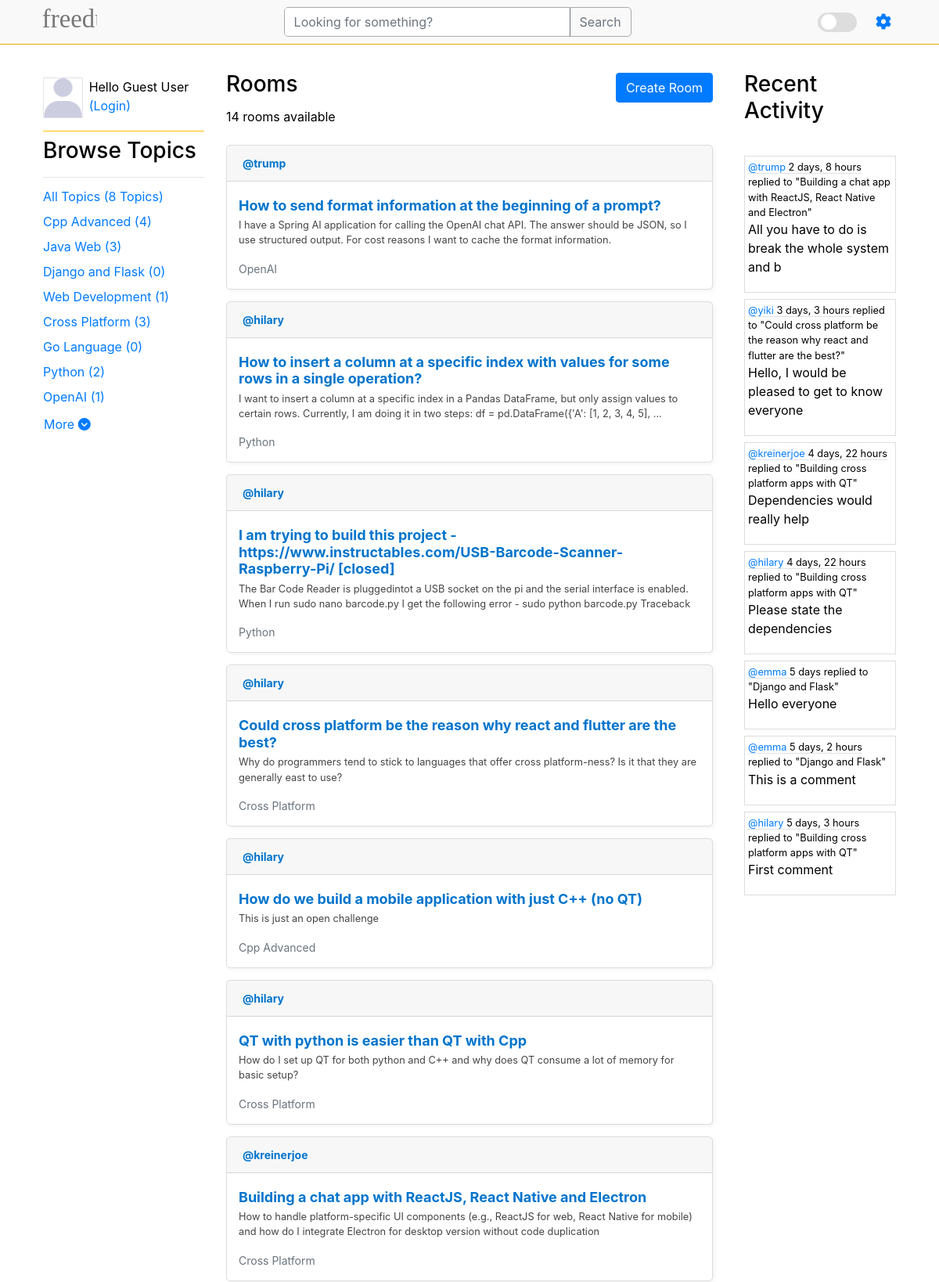
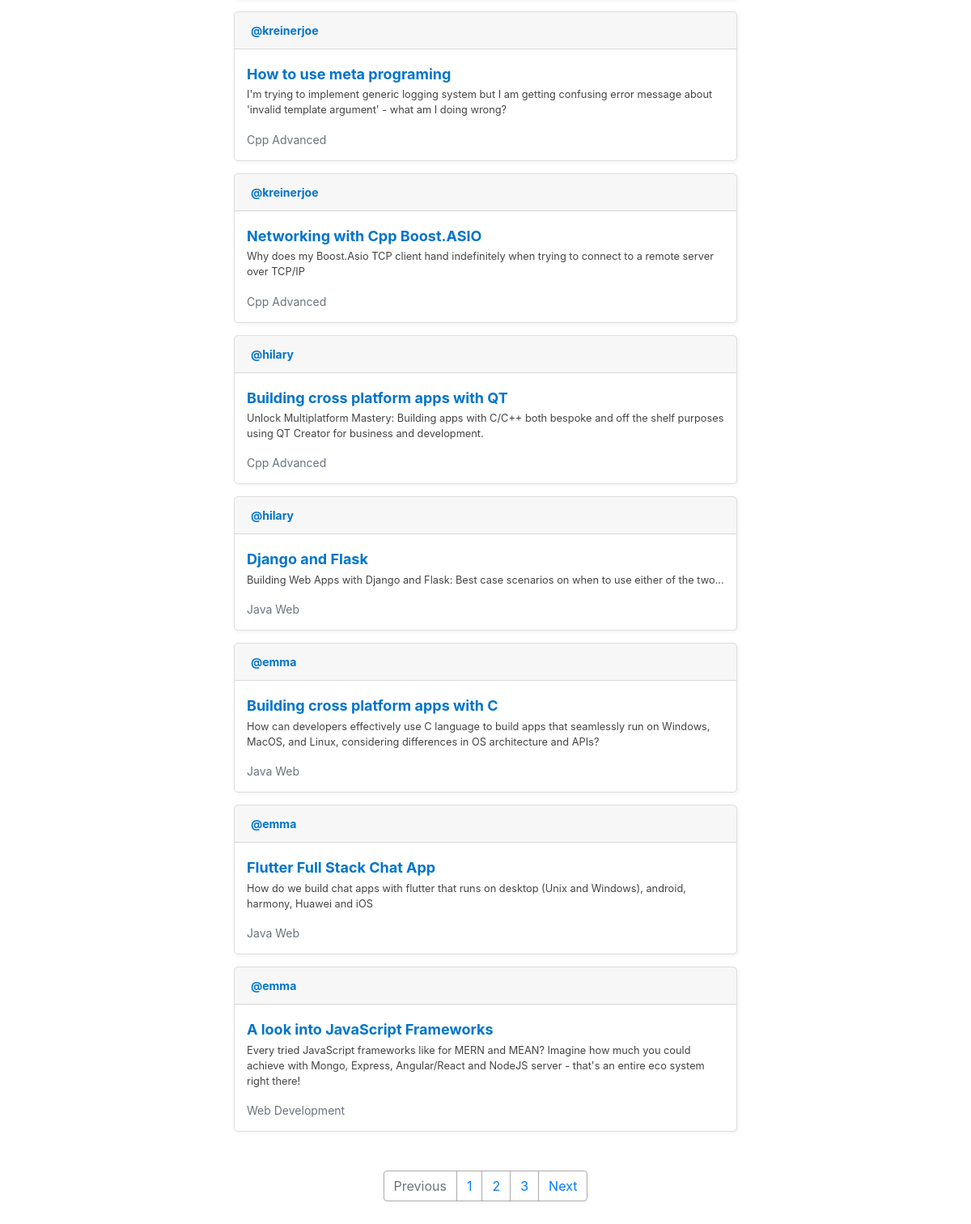
The page / on the database its author committed (2 pictures, top to bottom).
### base/models.py (models this page shows, shortened)
class Topic(models.Model):
    name = models.CharField(max_length=200)

class Room(models.Model):
    host = models.ForeignKey(User, on_delete=models.SET_NULL, null=True)
    topic = models.ForeignKey(Topic, on_delete=models.SET_NULL, null=True)
    name = models.CharField(max_length=200)
    description = models.TextField(null=True, blank=True)
    participants = models.ManyToManyField(
        User, related_name='participants', blank=True)
    updated = models.DateTimeField(auto_now=True)
    created = models.DateTimeField(auto_now_add=True)
    class Meta:
        ordering = ['-updated', '-created']
    def __str__(self):
        return self.name

class Message(models.Model):
    user = models.ForeignKey(User, on_delete=models.CASCADE)
    room = models.ForeignKey(Room, on_delete=models.CASCADE)
    body = models.TextField()
    updated = models.DateTimeField(auto_now=True)
    created = models.DateTimeField(auto_now_add=True)
    class Meta:
        ordering = ['-updated', '-created']
    def __str__(self):
        return self.body[0:50]

### base/views.py (the view)
# urls.py: path('', views.home, name='home'),
def home(request):
    q = request.GET.get('q') if request.GET.get('q') != None else ''
    rooms = Room.objects.filter(
        Q(topic__name__icontains=q) |
        Q(name__icontains=q) |
        Q(description__icontains=q)
    )
    topics = Topic.objects.all()[0:10]
    room_count = rooms.count()
    room_messages = Message.objects.filter(Q(room__topic__name__icontains=q))
    context = {
        'rooms': rooms,
        'topics': topics,
        'room_count': room_count,
        'room_messages': room_messages,
    }
    return render(request, 'base/home.html', context)

### base/templates/base/home.html (shortened to what this page needs)
{% extends "main.html" %} {% block content %} {% load static %}
<div class="home-container container pt-4">
    <div class="topic-column">
        <div style="position: fixed" class="d-flex flex-column">
            <div class="d-flex my-2" style="">
                <div
                    class="border boder-1 mr-2"
                    style="
                        width: 70px;
                        object-fit: contain;
                        border-radius: 5%;
                        border-color: var(--search-border);
                    "
                >
                    <img
                        src="{% static 'img/profile.png' %}"
                        alt=""
                        style="width: 100% !important"
                        srcset=""
                        class=""
                    />
                </div>
                <div class="container px-0">
                    {% if request.user.is_authenticated %}
                    <div class="d-flex flex-column">
                        <p class="m-0">Hello {{ request.user }}</p>
                        <a href="{% url 'logout' %}" class="text-danger"
                            >(Logout)</a
                        >
                    </div>
                    {% else %}
                    <div class="d-flex flex-column">
                        <p class="m-0">Hello Guest User</p>
                        <a href="{% url 'login' %}">(Login)</a>
                    </div>
                    {% endif %}
                </div>
            </div>
            <div class="bg-warning my-2" style="width: 100%; height: 1px"></div>
            {% include "base/topics_component.html" %}
        </div>
    </div>
    <div class="rooms-column">
        <div
            class="d-flex mb-1"
            style="justify-content: space-between; align-items: center"
        >
            <h3>Rooms</h3>
            <a href="{% url 'create-room' %}"
                ><button class="btn btn-primary">Create Room</button></a
            >
        </div>
        <p class="mb-4">{{room_count}} rooms available</p>
        {% include "base/feed_component.html" %}
        <nav aria-label="Page navigation example" class="my-5">
            <ul class="pagination justify-content-center">
                <li class="page-item disabled">
                    <a class="page-link">Previous</a>
                </li>
                <li class="page-item"><a class="page-link" href="#">1</a></li>
                <li class="page-item"><a class="page-link" href="#">2</a></li>
                <li class="page-item"><a class="page-link" href="#">3</a></li>
                <li class="page-item">
                    <a class="page-link" href="#">Next</a>
                </li>
            </ul>
        </nav>
    </div>
    <div class="activities-column">
        {% include "base/activity_component.html" %}
    </div>
</div>
{% endblock content %}

### base/templates/base/topics_component.html
<h3>Browse Topics</h3>
<div class="my-2" style="width: 100%; height: 1px; background-color: rgba(0, 0, 0, .1);"></div>
<div class="d-flex container py-1 pl-0">
    <a href="{% url "home" %}">All Topics (<span>{{topics.count}}</span> Topics)</a>
</div>
{% for topic in topics %}
    <div class="d-flex container py-1 pl-0">
        <a href="{% url "home" %}?q={{topic.name}}">{{topic.name}} (<span>{{topic.room_set.all.count}}</span>)</a>
    </div>
{% endfor %}
<a href="{% url "topics" %}" class="btn btn--link pl-0" style="text-align: left;">
    More <i class="fa fa-chevron-circle-down" aria-hidden="true"></i>
</a>

### base/templates/base/feed_component.html (shortened to what this page needs)
{% for room in rooms%}
<div class="feed-item">
    <div class="feed-header card-header m-0">
        <a href="{% url 'user-profile' room.host.id %}" class="author"
            >@{{ room.host.username }}</a
        >
    </div>
    <div class="feed-item-body">
        <h5 class="feed-title">
            <a href="{% url 'room' room.id %}" class="room-link" style="overflow-wrap: anywhere;"
                >{{ room.name }}</a
            >
        </h5>
        <p class="description"  style="overflow-wrap: anywhere;">{{room.description}}</p>
        <small class="topic">{{ room.topic.name }}</small>
    </div>
</div>
{% endfor %}

### base/templates/base/activity_component.html (shortened to what this page needs)
<h3 class="fs-3">Recent Activity</h3>
{% for message in room_messages %}
<div
    class="mb-2 p-1"
    style="
        border-width: 1px;
        border-style: solid;
        border-color: var(--card-border-color);
    "
>
    <small class="border-bottom">
        <a href="{% url 'user-profile' message.user.id %}">@{{message.user}}</a>
        {{message.created|timesince}}
    </small>
    <small>replied to "{{message.room}}"</small>
    <p>{{message}}</p>
</div>
{% endfor %}

### static/css/main.css (style rules this page uses)
html { scroll-behavior: smooth;scrollbar-width: none !important; }
body { background-color: white !important; }
.home-container { display: grid; grid-template-columns: 3fr; gap: 20px; }
.home-container .topic-column, .home-container .activities-column { display: none !important; }
@media screen and (min-width: 1024px) { .home-container { display: grid; grid-template-columns: 1fr 3fr 1fr; gap: 20px; } }
@media screen and (min-width: 1024px) { .home-container .topic-column, .home-container .activities-column { display: flex !important; flex-direction: column; } }

### templates/main.html (style rules this page uses)
:root { --bg-color: #ffffff; --text-color: #000000; --toggle-bg: #ddd; --toggle-circle: #fff; --card-color: #fff; --card-border-color: #ddd; --nav-bar: #f9f9f9; --search-color: #fff; --search-border: #aaa; --feed-description: #444; --comment-box: #fff; --comment-box-text: #444; --tag-color: #ffd7b5; }
body { background-color: var(--bg-color); color: var(--text-color); transition: background-color 0.3s, color 0.3s; }

### templates/navbar.html (style rules this page uses)
li { list-style-type: none; }

### base/templates/base/home.html (style rules this page uses)
.home-container > div { overflow-y: auto; max-height: 100%; padding: 10px; }
.pagination > li > a { background-color: var(--bg-color) !important; border-color: var(--search-border) !important; }

### base/templates/base/feed_component.html (style rules this page uses)
.feed-item { background: var(--card-color); border: 1px solid var(--card-border-color); border-radius: 5px; margin-bottom: 15px; box-shadow: 2px 2px 5px rgba(0, 0, 0, 0.05); }
.feed-item-body { padding: 15px; }
.feed-header { display: flex; justify-content: space-between; align-items: center; font-size: 14px; margin-bottom: 8px; color: #6a737d; }
.author { font-weight: bold; color: #0074cc; text-decoration: none; }
.feed-title { font-size: 18px; margin: 5px 0; }
.room-link { color: #0074cc; text-decoration: none; font-weight: bold; }
.topic { font-size: 14px; color: #6a737d; }
.description { font-size: 0.8em; color: var(--feed-description); }

### rows shown on the page
Topic: name "Cpp Advanced", room_set.all.count "4"
Topic: name "Java Web", room_set.all.count "3"
Topic: name "Django and Flask", room_set.all.count "0"
Topic: name "Web Development", room_set.all.count "1"
Topic: name "Cross Platform", room_set.all.count "3"
Topic: name "Go Language", room_set.all.count "0"
Topic: name "Python", room_set.all.count "2"
Topic: name "OpenAI", room_set.all.count "1"
Room: host.username "trump", name "How to send format information at the beginning of a prompt?", description "I have a Spring AI application for calling the OpenAI chat API. The answer should be JSON, so I use structured output. For cost reasons I want to cache the format information.", topic.name "OpenAI"
Room: host.username "hilary", name "How to insert a column at a specific index with values for some rows in a single operation?", description "I want to insert a column at a specific index in a Pandas DataFrame, but only assign values to certain rows. Currently, I am doing it in two steps: df = pd.DataFrame({'A': [1, 2, 3, 4, 5], ...", topic.name "Python"
Room: host.username "hilary", name "I am trying to build this project - https://www.instructables.com/USB-Barcode-Scanner-Raspberry-Pi/ [closed]", description "The Bar Code Reader is pluggedintot a USB socket on the pi and the serial interface is enabled. When I run sudo nano barcode.py I get the following error - sudo python barcode.py Traceback", topic.name "Python"
Room: host.username "hilary", name "Could cross platform be the reason why react and flutter are the best?", description "Why do programmers tend to stick to languages that offer cross platform-ness? Is it that they are generally east to use?", topic.name "Cross Platform"
Room: host.username "hilary", name "How do we build a mobile application with just C++ (no QT)", description "This is just an open challenge", topic.name "Cpp Advanced"
Room: host.username "hilary", name "QT with python is easier than QT with Cpp", description "How do I set up QT for both python and C++ and why does QT consume a lot of memory for basic setup?", topic.name "Cross Platform"
Room: host.username "kreinerjoe", name "Building a chat app with ReactJS, React Native and Electron", description "How to handle platform-specific UI components (e.g., ReactJS for web, React Native for mobile) and how do I integrate Electron for desktop version without code duplication", topic.name "Cross Platform"
Room: host.username "kreinerjoe", name "How to use meta programing", description "I'm trying to implement generic logging system but I am getting confusing error message about 'invalid template argument' - what am I doing wrong?", topic.name "Cpp Advanced"
Room: host.username "kreinerjoe", name "Networking with Cpp Boost.ASIO", description "Why does my Boost.Asio TCP client hand indefinitely when trying to connect to a remote server over TCP/IP", topic.name "Cpp Advanced"
Room: host.username "hilary", name "Building cross platform apps with QT", description "Unlock Multiplatform Mastery: Building apps with C/C++ both bespoke and off the shelf purposes using QT Creator for business and development.", topic.name "Cpp Advanced"
Room: host.username "hilary", name "Django and Flask", description "Building Web Apps with Django and Flask: Best case scenarios on when to use either of the two...", topic.name "Java Web"
Room: host.username "emma", name "Building cross platform apps with C", description "How can developers effectively use C language to build apps that seamlessly run on Windows, MacOS, and Linux, considering differences in OS architecture and APIs?", topic.name "Java Web"
Room: host.username "emma", name "Flutter Full Stack Chat App", description "How do we build chat apps with flutter that runs on desktop (Unix and Windows), android, harmony, Huawei and iOS", topic.name "Java Web"
Room: host.username "emma", name "A look into JavaScript Frameworks", description "Every tried JavaScript frameworks like for MERN and MEAN? Imagine how much you could achieve with Mongo, Express, Angular/React and NodeJS server - that's an entire eco system right there!", topic.name "Web Development"
Message: user "trump", created "2 days, 8 hours", room "Building a chat app with ReactJS, React Native and Electron", body "All you have to do is break the whole system and b"
Message: user "yiki", created "3 days, 3 hours", room "Could cross platform be the reason why react and flutter are the best?", body "Hello, I would be pleased to get to know everyone"
Message: user "kreinerjoe", created "4 days, 22 hours", room "Building cross platform apps with QT", body "Dependencies would really help"
Message: user "hilary", created "4 days, 22 hours", room "Building cross platform apps with QT", body "Please state the dependencies"
Message: user "emma", created "5 days", room "Django and Flask", body "Hello everyone"
Message: user "emma", created "5 days, 2 hours", room "Django and Flask", body "This is a comment"
Message: user "hilary", created "5 days, 3 hours", room "Building cross platform apps with QT", body "First comment"

### other values the page prints
{{ topics.count }} "8"
{{ room_count }} "14"
